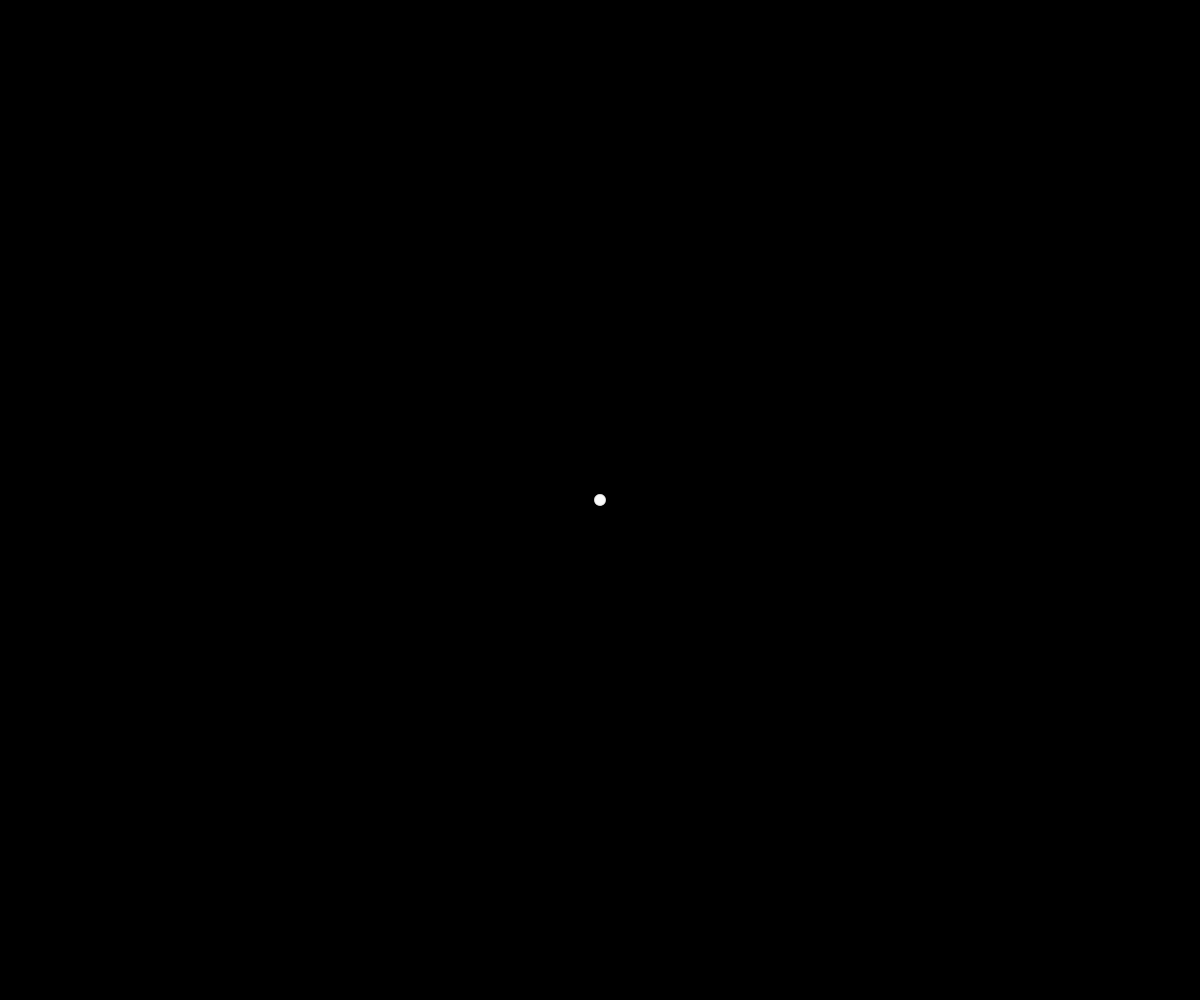
Frame 1 (no input)
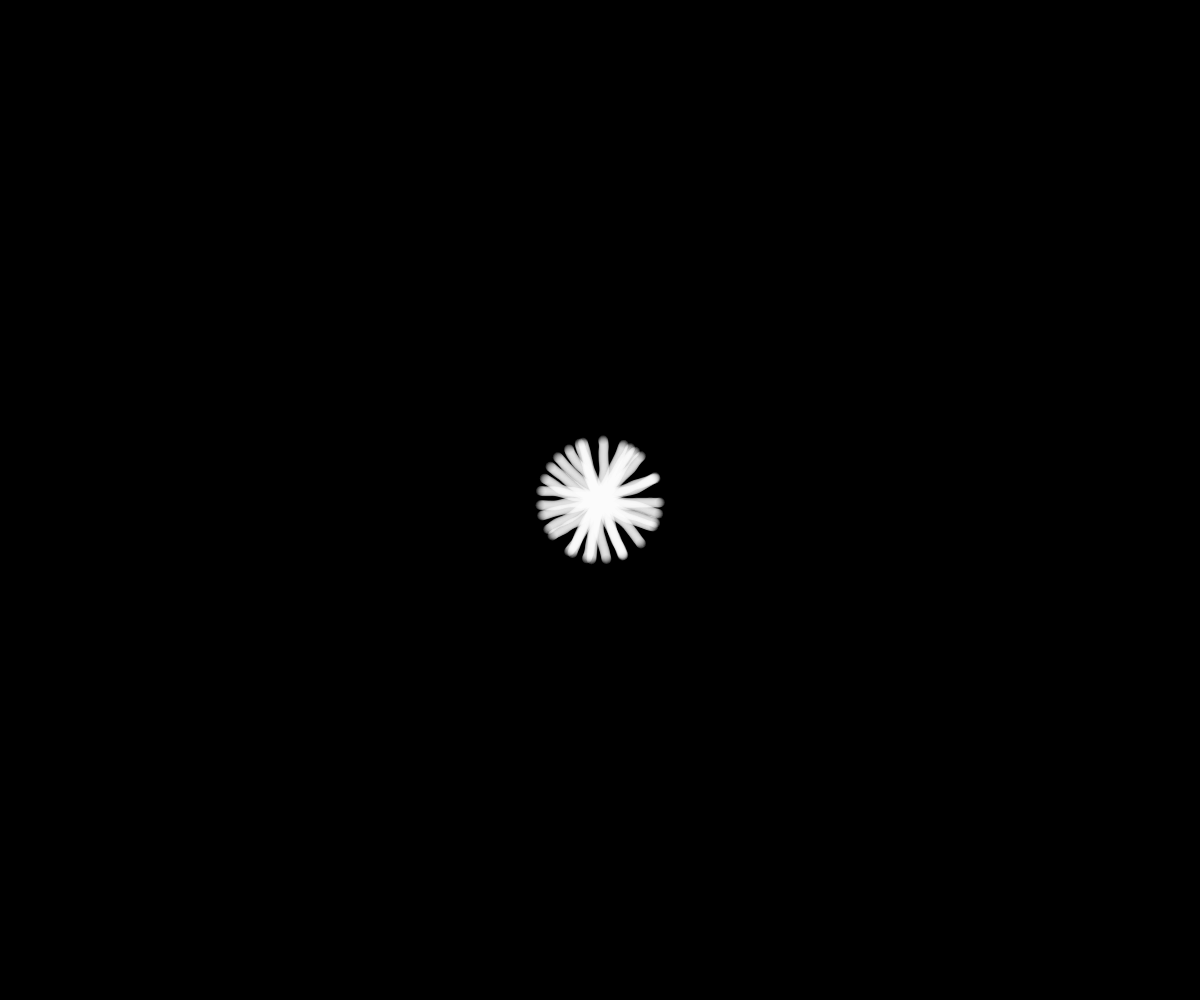
Frame 60 (no input)
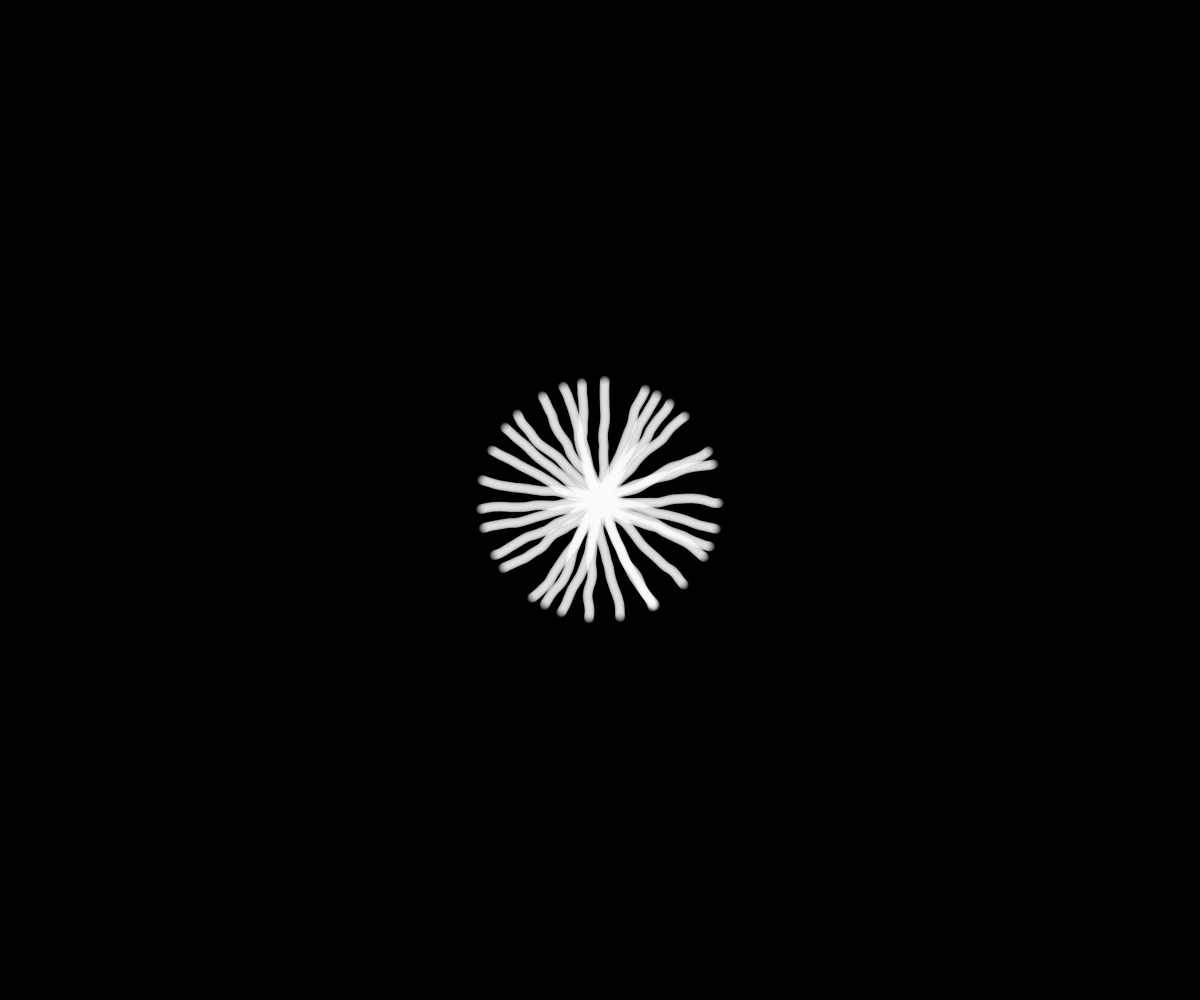
Frame 120 (the mouse pressed at the canvas centre since frame 60)

The p5.js sketch that drew these frames (run headless with seeded random() and noise() and a simulated clock; from frame 60 on, the mouse is pressed at the canvas centre):

// p5.js sketch
// ── sketch.js
let ffSize;
let s;
let frostFingers = [];
const n = 30;
const noiseZoom = 15;

function setup() {
  createCanvas(windowWidth, windowHeight);
  s = min(width, height);
  ffSize = s/100;
  noStroke();
  for(let i = 0; i < n; i++){
    frostFingers.push(new FrostFinger(width/2, height/2, i*TWO_PI/n + random(-PI/50, PI/50)));
  }
  background(0);

  
}

function draw() {
  
  // circle(width/2, height/2, 100);
  for(let ff of frostFingers){
    ff.update();
    ff.show();
  }
}

class FrostFinger{
  constructor(x,y, a){
    this.p = createVector(x,y);
    this.a = a;
    this.offset = random(1000);
  }

  update(){
    let pertA = map(noise((this.p.x + this.offset)/noiseZoom, this.p.y/noiseZoom), 0, 1, -PI/6, PI/6);
    let dir = p5.Vector.fromAngle(this.a + pertA);
    this.p.add(dir);
  }

  show(){
    fill(255, 50);
    strokeWeight(5);
    circle(this.p.x, this.p.y, ffSize);
    strokeWeight(1);
    

  }
  

  
}
